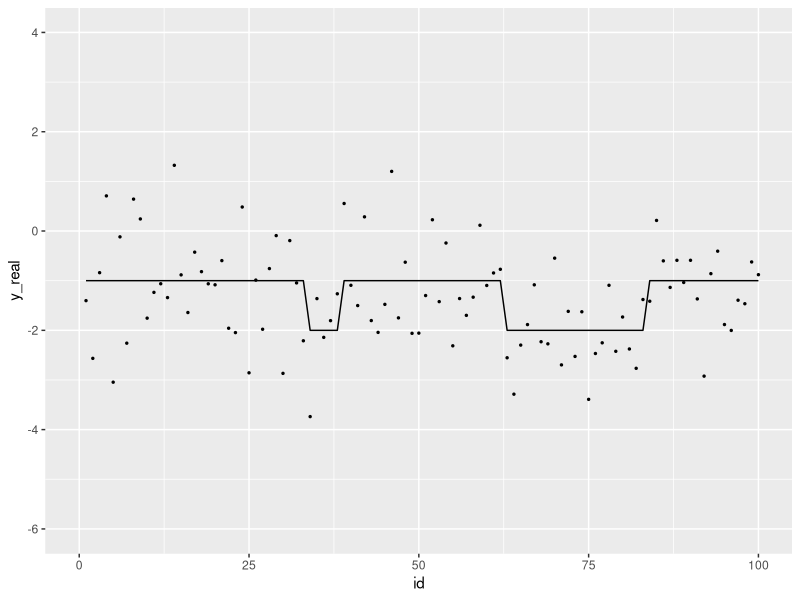
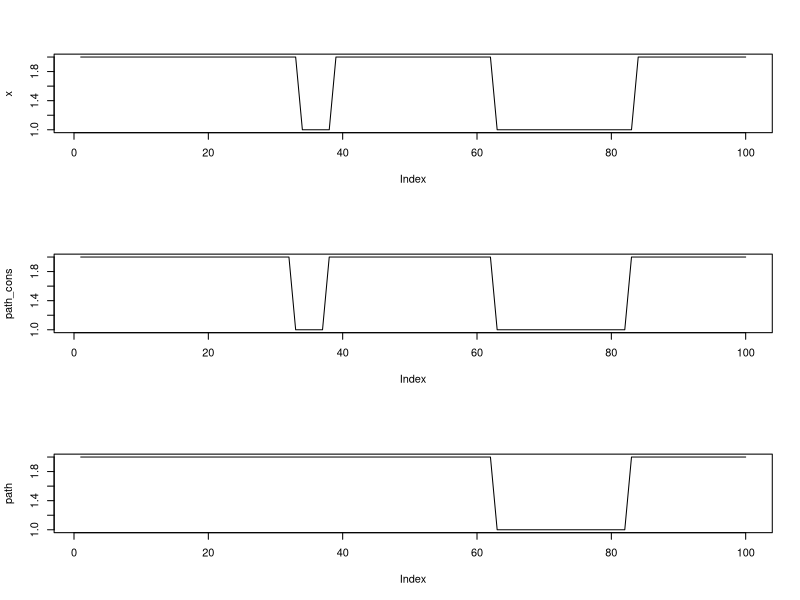
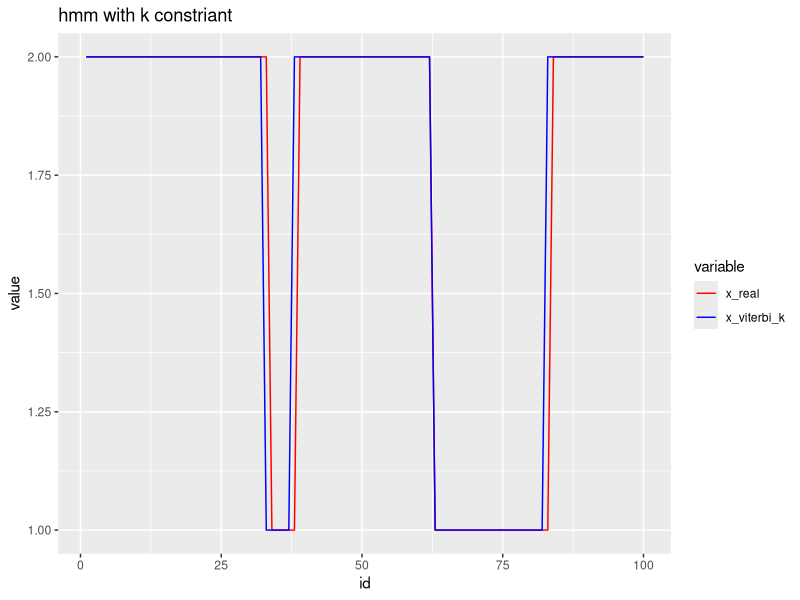
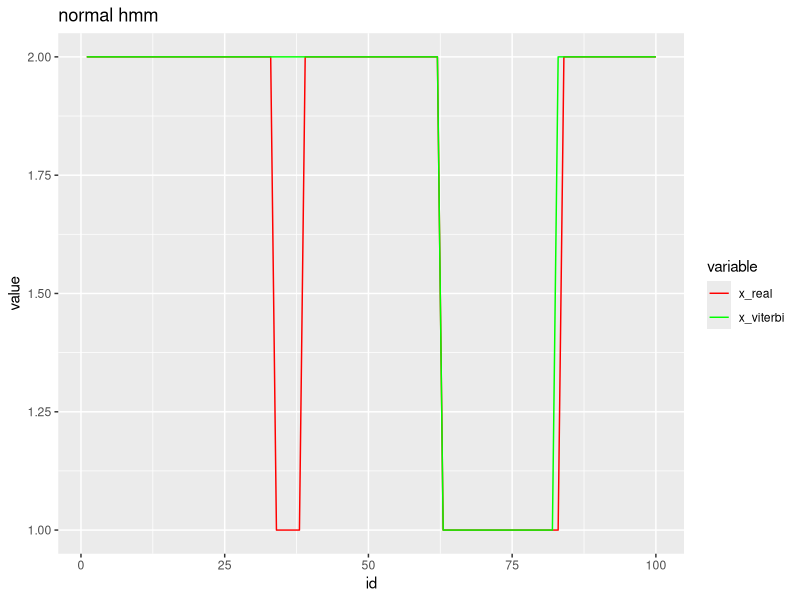
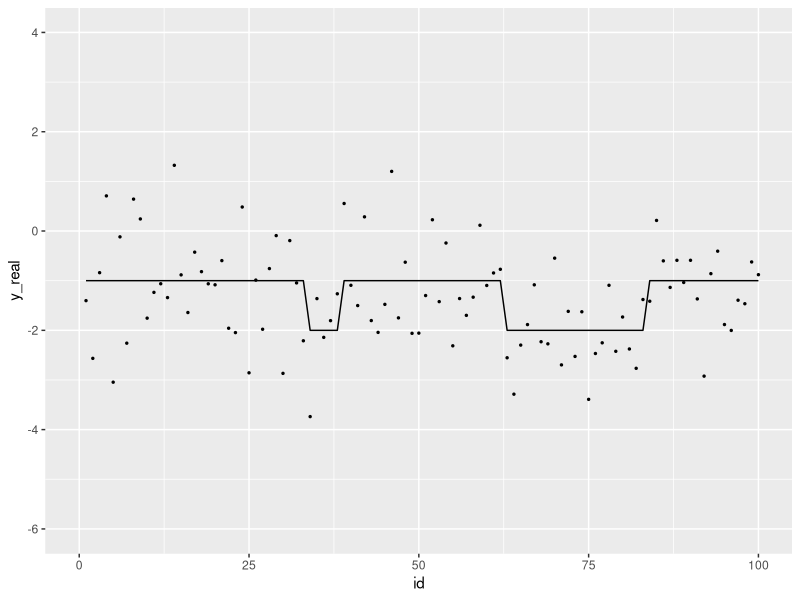
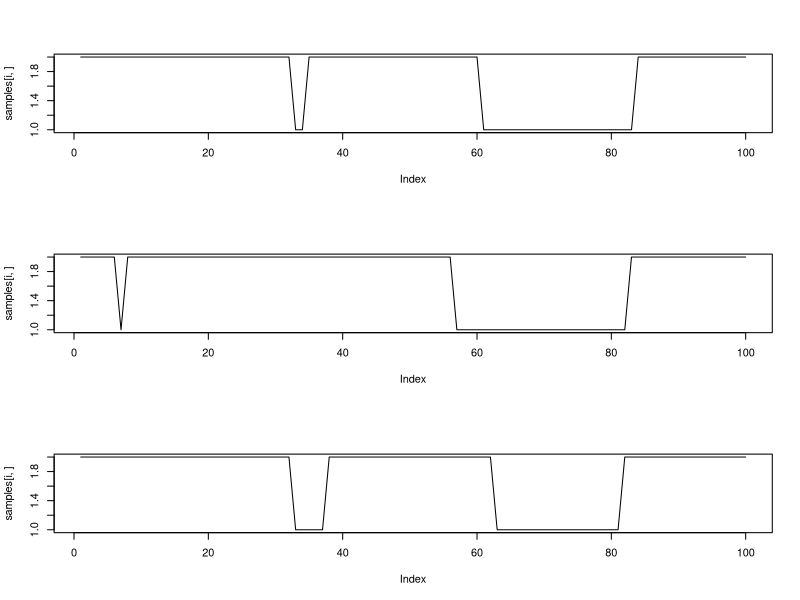
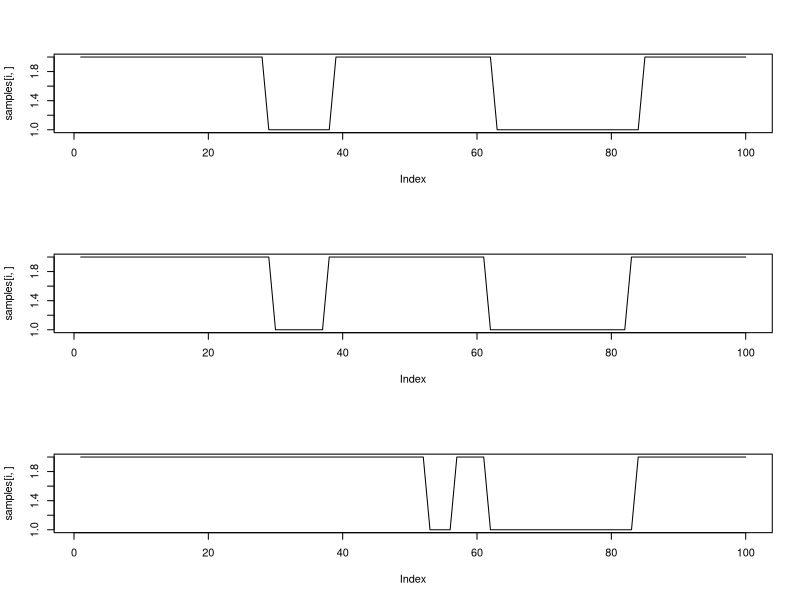
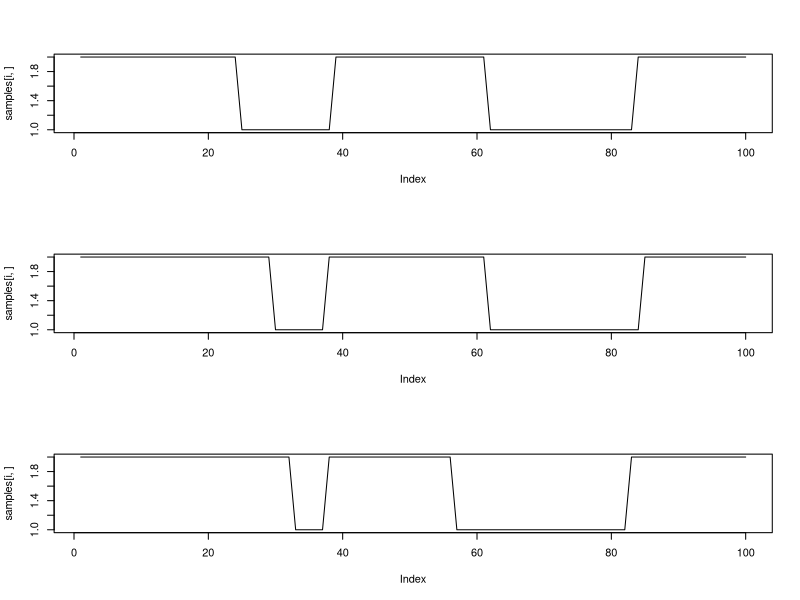

The R script that drew these images, in order:
## ---- chunk 1
library(ggplot2)
library(reshape2)
library(matrixStats)
## ---- chunk 2
## simulate one observed sequence y with hidden state x 
set.seed(100)
transMtx = matrix(c(0.98,0.015,0.005,
                     0.05,0.98,0.015,
                     0.015,0.005,0.98),byrow = TRUE,ncol = 3)   ## transition matrix; 3 hidden states
pi = c(0,0.95,0.05)  ## intial probability
mu = c(-2,-1,1)      ## mean values for 3 hidden states
sigma = rep(0.9,3)   ## variance

T = 100              ## length of sequence
M = dim(transMtx)[1] ## number of hidden states

x = rep(NA,T)
x[1] = sample(1:M,1,prob = pi)                   ## first hidden state
for (i in 2:T){
  x[i] = sample(1:M,1,prob = transMtx[x[i-1],])  ## remaining hidden states
}

y = rep(NA,T); y_real = rep(NA,T)
for (i in 1:T){
  idx = x[i]
  y_real[i] = mu[idx]
  y[i] = rnorm(1,y_real[i],sigma[idx])           ## add gaussian noise
}

## plot the sequence 
dat = data.frame(id = 1:T, x = x, y = y, y_real = y_real)
p <- ggplot(dat,aes(x = id, y = y_real))+
  geom_line()+
  geom_point(aes(x = id, y = y),size = 0.5)+
  xlim(0,T)+
  ylim(-6,4)
p

NumberofSegments = length(rle(x)$value) ## number of segments 
NumberofSegments
## ---- chunk 3
# Traditional Viterbi algorithm and Backward algorithm
## T: length of obs; N: num of obs; M: num of hidden states
## obs: T * 1
## transMtx: M * M
## emisMtx: M * N
## pi: start prob, M * 1
my_viterbi_gaussian <- function(obs,mu,sigma,transMtx,pi){
  T = length(obs)
  M = length(pi)
  N = length(mu)
  
  D = array(NA,dim=c(M,T))
  G = array(NA,dim=c(M,T))
  
  G[,1] =  log(dnorm(obs[1],mu,sigma)) + log(pi)
  

  for (j in 2:T){
    py_x = dnorm(obs[j],mu,sigma)
    for (i in 1:M){
      tmp = G[,j-1] + log(transMtx[,i]) + log(py_x[i])
      G[i,j] = max(tmp)
      D[i,j] = which.max(tmp)
    }
  }
  
  return(list("D" = D,"G" = G[,T]))
}

my_backtrace <- function(D,G_T,k){
  M = length(G_T)
  T = dim(D)[2]
  x = rep(NA,T)

  
  x[T] = which.max(G_T)

  for (t in (T-1):1){
    x[t] = D[x[t+1],t+1]
  }
  return(x)
}
## ---- chunk 4
# Viterbi algorithm with k-segment constraint
## T: length of sequence; N: num of class of observed; M: num of hidden states
## obs: T * 1
## transMtx: M * M
## emisMtx: M * N
## pi: intial prob, M * 1
my_viterbi_constraint <- function(obs,mu,sigma,transMtx,pi){
  T = length(obs)
  M = length(pi)
  
  D = array(NA,dim=c(M,T,T))                         ## D matrix; record the path; used in backtrace;
  ## meaning of indexes: state, number of segments, location of observation
 
  G_current = matrix(NA,ncol = T, nrow = M)          ## G matrix
  ## G[a,b] means log probability of the most probable state sequence with b number of segments and the last state is a 
  transMtx_NoDiag = transMtx - diag(diag(transMtx))
  
  G1 =  dnorm(obs[1],mu,sigma,log = TRUE) + log(pi)  ## log probability of first observation
  
  lpy_x = dnorm(obs[2],mu,sigma,log=TRUE)

  G_current[,1] = G1 + log(diag(transMtx)) + lpy_x   ## log prob of no transition
  for (i in 1:M){
    tmp = G1 + log(transMtx_NoDiag[,i]) + lpy_x[i]   ## log prob with transition
    G_current[i,2] = max(tmp)                        ## find the most probable path
    D[i, 1, 2] = i                                   ## store the origin of the path
    D[i, 2, 2] = which.max(tmp)
  }
  
  for (s in 3:T){                                    ## s: location of the observation
    lpy_x = dnorm(obs[s],mu,sigma,log = TRUE)

    G_pre = G_current
    # update G matrix
    # k: number of segment
    
    ## k = 1
    G_current[,1] = G_pre[,1] + log(diag(transMtx)) + lpy_x
    D[,1,s] = 1:M

    ## k = 2 to s-1
    for (k in 2:(s-1)){
      for (i in 1:M){
        ## calculate the log probabilities from 3 previous possible states
        tmp = G_pre[,c(k-1,k)] + cbind(log(transMtx_NoDiag[,i]),log(diag(diag(transMtx))[,i])) + lpy_x[i]
        G_current[i,k] = max(tmp)
        D[i,k,s] = which.max(tmp)
      }
    }
    ## k = s
    for (i in 1:M){
      tmp = G_pre[,s-1] + log(transMtx_NoDiag[,i]) + lpy_x[i]
      G_current[i,s] = max(tmp)
      D[i,s,s] = which.max(tmp)
    }
  }
  
  return(list("D" = D,"G" = G_current))
  }

## Backtrace the most probable path
## D: D matrix from my_viterbi_constraint()
## G: G matrix from my_viterbi_constraint()
## k: number of segments
my_backtrace_constraint <- function(D,G,k){
  M = dim(G)[1]
  T = dim(D)[3]
  x = rep(NA,T)

  ## the most probale state of the last postion
  x[T] = ifelse(which.max(G[,k])<=M,which.max(G[,k]),which.max(G[,k])-M)
  ## backtrace using D matrix
  for (t in (T-1):1){
    x[t] = ifelse(D[x[t+1],k,t+1] <= M, D[x[t+1],k,t+1], D[x[t+1],k,t+1]-M)
    k = k - (x[t] != x[t+1])
  }
  return(x)
}
## ---- chunk 5
## test result with k-segment constraint
result_cons = my_viterbi_constraint(y,mu,sigma,transMtx,pi)
path_cons = my_backtrace_constraint(result_cons$D,result_cons$G,NumberofSegments)
## test result with normal hmm algorithm
result = my_viterbi_gaussian(y,mu,sigma,transMtx,pi)
path = my_backtrace(result$D,result$G)

# plot the result
# plot 1
par(mfrow = c(3,1))
plot(x,type="l"); plot(path_cons,type = "l");plot(path,type = "l")

# plot 2 
datcomp = data.frame(id = 1:T,x_real = x,x_viterbi_k = path_cons)
datm = melt(datcomp,id.vars = 1)
p1 <- ggplot(datm,aes(x = id, y = value))+
  geom_line(aes( color = variable,group = variable))+
  scale_color_manual(values = c("red","blue"),labels = c("x_real","x_viterbi_k")) + 
  ggtitle("hmm with k constriant")

datcomp = data.frame(id = 1:T,x_real = x,x_viterbi = path)
datm = melt(datcomp,id.vars = 1)
p2 <- ggplot(datm,aes(x = id, y = value))+
  geom_line(aes( color = variable,group = variable))+
  scale_color_manual(values = c("red","green"),labels = c("x_real","x_viterbi")) +
   ggtitle("normal hmm")
p1;p2;
## ---- chunk 6
## forward algorithm; aka alpha message
## T: length of sequence; N: num of class of observed; M: num of hidden states
## obs: T * 1
## transMtx: M * M
## emisMtx: M * N
## pi: intial prob, M * 1
## return log alpha message
lmy_forward_constraint <- function(obs,mu,sigma,transMtx,pi,kmax){
  T = length(obs)
  M = length(pi)
  
  ## lA[a,b,c]: alpha message with b segments at location c as state a
  lA = array(NA,dim=c(M,kmax,T))
  transMtx_NoDiag = transMtx - diag(diag(transMtx))
  lpy_x = mapply(obs,FUN = function(x) dnorm(x,mu,sigma,log = TRUE))
  
  # upadte lA 
  ## first observation
  lA[,1,1] =  lpy_x[,1] + log(pi)
  
  ## observation 2:T
  for (s in 2:T){
    ## k = 1
    lA[,1,s] = lA[,1,s-1] + log(diag(transMtx)) + lpy_x[,s]
  }
  if (kmax == 1){ return(lA) }
    ## k=2 to k=kmax
  for (k in 2:kmax){
    ## k = k at position k
    for (i in 1:M) { lA[i,k,k] = logSumExp(lA[,k-1,k-1] + log(transMtx_NoDiag[,i])) + lpy_x[i,k] } 
    
    if( k < T ){
      for (s in (k+1):T){
        for (i in 1:M){
          tmp = lA[,c(k-1,k),(s-1)] + log(cbind(transMtx_NoDiag[,i],diag(diag(transMtx))[,i]))
          lA[i,k,s] = logSumExp(tmp) + lpy_x[i,s]
        }
      }
    }
  }
  
  return(lA)
}
## ---- chunk 7
## backward algorithm; aka beta message
## T: length of obs; N: num of obs; M: num of hidden states
## obs: T * 1
## transMtx: M * M
## emisMtx: M * N
## pi: start prob, M * 1
## return: log beta message
lmy_backward_constraint <- function(obs,mu,sigma,transMtx,pi,kmax){
  T = length(obs)
  M = length(pi)
  
  lB = array(NA,dim=c(M,kmax,T))
  transMtx_NoDiag = transMtx - diag(diag(transMtx))
  lpy_x = mapply(obs,FUN = function(x) dnorm(x,mu,sigma,log = TRUE))
  
  # initilization
  lB[,,T] = 0
  
  for (s in (T-1):kmax){
    lB[,kmax,s] = lB[,kmax,s+1] + log(diag(transMtx)) + lpy_x[,s+1]
  }
  if (kmax == 1){ return(lB) }
  
  for (k in (kmax-1):1){
    for (s in (T-1):k){
      for (i in 1:M){
        tmp = lB[,c(k,k+1),s+1] + log(cbind(diag(diag(transMtx))[,i],transMtx_NoDiag[i,])) + cbind(lpy_x[,s+1],lpy_x[,s+1])
        lB[i,k,s] = logSumExp(tmp)
      }
    }
  }

  return(lB)
}
## ---- chunk 8
lA = lmy_forward_constraint(y,mu,sigma,transMtx,pi,5)
lB = lmy_backward_constraint(y,mu,sigma,transMtx,pi,5)
lprob = lA +lB

# functions below are defined at the end of this document; used for benchmark
#A = my_forward_constraint(y,mu,sigma,transMtx,pi)
#B = my_backward_constraint(y,mu,sigma,transMtx,pi)
#prob = A * B

#sum(prob[,,T]);sum(prob[,,1],na.rm = TRUE)
## ---- chunk 9
transMtx = matrix(c(0.98,0.015,0.005,
                     0.05,0.98,0.015,
                     0.015,0.005,0.98),byrow = TRUE,ncol = 3)
pi = c(0,0.95,0.05)
mu = c(-2,-1,1)
sigma = rep(0.2,3)

D = 10       ## number of sequences to be generated
T = 100
KMAX = 1

N = length(mu)
M = dim(transMtx)[1]

seqs = c()
for (i in 1:D){
  x = rep(NA,T)
  x[1] = sample(1:M,1,prob = pi)
  for (i in 2:T){
    x[i] = sample(1:M,1,prob = transMtx[x[i-1],])
  }
  KMAX = ifelse(length(rle(x)$value)>KMAX,length(rle(x)$value),KMAX)
  y = rep(NA,T); y_real = rep(NA,T)
  for (i in 1:T){
    idx = x[i]
    y_real[i] = mu[idx]
    y[i] = rnorm(1,y_real[i],sigma[idx])
  }
  seqs = rbind(seqs,y)
}
## maximum number of segments among all sequences
KMAX
## ---- chunk 10
# part of EM algorithm; used to calculate log Pr(x_n|s_N <= k, y) and log Pr(x_{n-1},x_n | s_N <= k,y)
# for single sequence
## seq: observed sequence
## M: number of hidden states
## mu: mean of hidden states
## sigma: sigma of hidden states
## pi: intial probabilities
## kmax: maximum number of segments
my_em_constraint_single = function(seq, M,mu,sigma,pi,transMtx,kmax){
  T = length(seq)
  ## calcualte p(x)
  lPX = array(NA,dim=c(M,T))    ## log Pr(x_n|s_N <= k, y)
  lA = lmy_forward_constraint(obs=seq,mu = mu,sigma = sigma, transMtx = transMtx, pi = pi,kmax = kmax)
  lB = lmy_backward_constraint(obs=seq,mu = mu,sigma = sigma, transMtx = transMtx, pi = pi,kmax = kmax)
  lprob = lA + lB
  llk = logSumExp(lprob[,,T])
  
  for (k in 1:T){
    for (i in 1:M){
      lPX[i,k] = logSumExp(lprob[i,,k]-llk,na.rm = TRUE)
    }
  }
  
  ## calculate pxx
  transMtx_NoDiag = transMtx - diag(diag(transMtx))
  lPXX = array(NA,dim = c(M,M,T))  ## log Pr(x_{n-1},x_n | s_N <= k,y)
  for (k in 2:T){
    lpy_x = dnorm(seq[k],mu,sigma,log = TRUE)
    
    ## xn = xn-1 and sn = sn-1
    tmp = apply(lA[,,k-1],2,function(x) x + lpy_x + log(diag(transMtx))) + lB[,,k]
    for (i in 1:M){
      lPXX[i,i,k] = logSumExp(tmp[i,]-llk,na.rm = TRUE)
    }
    
    ## xn != xn-1 and sn = sn-1 + 1
    for (j in 1:M){
      for (i in 1:M){
        if( i != j){
          tmp = lA[i,-kmax,k-1] + log(transMtx_NoDiag[i,j]) + lpy_x[j] + lB[j,-1,k]
          lPXX[i,j,k] = logSumExp(tmp-llk,na.rm = TRUE)
        }
      }
    }
  }
  return(list("lPX" = lPX,"lPXX" = lPXX,"LLK"=llk))
}
## ---- chunk 11
# EM algorithm with k constraint
my_em_constraint= function(seqs, M,mu_init = runif(N,min = min(seqs),max = max(seqs)),sigma_init = rep(runif(1,0,1),M),kmax = 10){
  T = dim(seqs)[2] ; D = dim(seqs)[1]
  pi = runif(3); pi = pi/sum(pi);
  transMtx = matrix(runif(M*M),ncol = M); transMtx = t(apply(transMtx,1,function(x) x/sum(x)))
  mu = mu_init
  sigma = sigma_init

  ## intialization
  iter = 0
  epsilon = 1e-8       ## threshold
  llk_pre = -100000000; llk_current = -1000000
  
  ## run EM
  while(llk_current - llk_pre > epsilon){
    llk_pre = llk_current
    sum_pi = rep(0,M); sum_xx2 = matrix(0,nrow = M,ncol = M); sum_x2 = rep(0,M); sum_xy1 = matrix(0,nrow = M, ncol=N); sum_x1 = rep(0,M);
    sum_xy_mean = rep(0,N); sum_xy_sq = rep(0,N)
    llk_current = 0;
    
    for (num in 1:D){
      seq = seqs[num,]
      output = my_em_constraint_single(seq = seq,M = M,mu = mu,sigma = sigma,pi = pi,transMtx = transMtx,kmax = kmax)
      
      llk_current = llk_current + output$LLK
      #print(output$LLK)
      
      sum_pi = sum_pi + exp(output$lPX[,1]); 
      sum_xx2 = sum_xx2 + rowSums(exp(output$lPXX),dims = 2,na.rm = TRUE);
      sum_x2 = sum_x2 + exp(apply(output$lPX[,-T],1,logSumExp));
      sum_x1 = sum_x1 + exp(apply(output$lPX,1,logSumExp));
      sum_xy_mean = sum_xy_mean + exp(output$lPX) %*% matrix(seq,ncol = 1)
      sum_xy_sq = sum_xy_sq + apply(exp(output$lPX) * (matrix(seq,ncol = T,nrow = M,byrow = TRUE) - matrix(mu,ncol = T,nrow = M))^2,1,sum)
    }
    
    pi = sum_pi/D                     ## update pi
    transMtx = sum_xx2/sum_x2         ## update transMtx
    mu = sum_xy_mean / sum_x1         ## update mu
    sigma = sqrt(sum_xy_sq / sum_x1)  ## update sigma
    iter = iter + 1
    print(paste(c("Iteration",iter,"end")))
  }
  
  return(list("pi"=pi,"transMtx"=transMtx,"mu" = mu,"sigma" = sigma,"llk"=llk_current,"iter"=iter))
}
## ---- chunk 12
resultem = my_em_constraint(seqs,3,kmax = KMAX)
resultem
## ---- chunk 13
## simulate one observed sequence y with hidden state x 
set.seed(100)
transMtx = matrix(c(0.98,0.015,0.005,
                     0.05,0.98,0.015,
                     0.015,0.005,0.98),byrow = TRUE,ncol = 3)   ## transition matrix; 3 hidden states
pi = c(0,0.95,0.05)  ## intial probability
mu = c(-2,-1,1)      ## mean values for 3 hidden states
sigma = rep(0.9,3)   ## variance

T = 100              ## length of sequence
M = dim(transMtx)[1] ## number of hidden states

x = rep(NA,T)
x[1] = sample(1:M,1,prob = pi)                   ## first hidden state
for (i in 2:T){
  x[i] = sample(1:M,1,prob = transMtx[x[i-1],])  ## remaining hidden states
}

y = rep(NA,T); y_real = rep(NA,T)
for (i in 1:T){
  idx = x[i]
  y_real[i] = mu[idx]
  y[i] = rnorm(1,y_real[i],sigma[idx])           ## add gaussian noise
}

## plot the sequence 
dat = data.frame(id = 1:T, x = x, y = y, y_real = y_real)
p <- ggplot(dat,aes(x = id, y = y_real))+
  geom_line()+
  geom_point(aes(x = id, y = y),size = 0.5)+
  xlim(0,T)+
  ylim(-6,4)
p

NumberofSegments = length(rle(x)$value) ## number of segments 
NumberofSegments
## ---- chunk 14
# Forward filtering backward sampling algorithm for k constraint hmm
my_path_sampling = function(obs,mu,sigma,transMtx,pi,SamplesNum,kseg){
  T = length(obs)
  M = length(pi)
  N = length(mu)
  samples_x = array(NA,dim=c(SamplesNum,T))
  success = 0
  
  transMtx_NoDiag = transMtx - diag(diag(transMtx))
  lA = lmy_forward_constraint(obs,mu,sigma,transMtx,pi,kseg)
  
  while(success<SamplesNum){
    x = rep(NA,T); s = kseg;
    x[T] = sample(1:M,1,prob = exp(lA[,kseg,T]))
    for (j in (T-1):1){
      if(j>=s){
        if(s == 1){
          x[j] = x[j+1]
        }else{
          prob = exp(lA[,c(s-1,s),j]) * cbind(transMtx_NoDiag[,x[j+1]],diag(diag(transMtx))[,x[j+1]])
          tmp = sample(1:length(prob),1,prob = c(prob))
          x[j] = ifelse(tmp <= M,tmp,tmp-M)
          s = s - (x[j] != x[j+1])
        }
      }
    }
    if(!is.na(x[1])){
      success = success+1
      samples_x[success,] = x
    }
  }
  
  return(samples_x)
}
## ---- chunk 15
## path sampling using FFBS
samples = my_path_sampling(y,mu,sigma,transMtx,pi,10,NumberofSegments)

# plot 1
par(mfrow = c(3,1))
for (i in 1:dim(samples)[1]){
  plot(samples[i,],type="l")
}

#plot 2
datcomp = data.frame(id = 1:T,x = t(samples))
library(reshape2)
datm = melt(datcomp,id.vars = 1)
p <- ggplot(datm,aes(x = id, y = value))+
  geom_line()
p
## ---- chunk 16
my_forward_constraint <- function(obs,mu,sigma,transMtx,pi){
  T = length(obs)
  M = length(pi)
  
  A = array(NA,dim=c(M,T,T))
  transMtx_NoDiag = transMtx - diag(diag(transMtx))
  
  A[,1,1] =  dnorm(obs[1],mu,sigma) * pi
  #A[,,1] = A[,,1] / sum(A[,,1],na.rm = TRUE)
  
  py_x = dnorm(obs[2],mu,sigma)
  A[,1,2] = A[,1,1] * diag(transMtx) * py_x
  for (i in 1:M){
    tmp = A[,1,1] * transMtx_NoDiag[,i]
    A[i,2,2] = sum(tmp) * py_x[i]
  }
  #A[,,2] = A[,,2] / sum(A[,,2],na.rm = TRUE)
  
  for (s in 3:T){
    py_x = dnorm(obs[s],mu,sigma)

    ## k = 1
    A[,1,s] = A[,1,s-1] * diag(transMtx) * py_x


    ## k = 2 to s-1
    for (k in 2:(s-1)){
      for (i in 1:M){
        tmp = A[,c(k-1,k),s-1] * cbind(transMtx_NoDiag[,i],diag(diag(transMtx))[,i])
        A[i,k,s] = sum(tmp) * py_x[i] 
      }
    }
    ## k = s
    for (i in 1:M){
      tmp = A[,s-1,s-1] * transMtx_NoDiag[,i]
      A[i,s,s] = sum(tmp) * py_x[i]
    }
    #A[,,s] = A[,,s] / sum(A[,,s],na.rm = TRUE)
  }
  
  
  return(A)
}
## ---- chunk 17
my_backward_constraint <- function(obs,mu,sigma,transMtx,pi){
  T = length(obs)
  M = length(pi)
  
  B = array(NA,dim=c(M,T,T))
  transMtx_NoDiag = transMtx - diag(diag(transMtx))
  
  B[,,T] = B[,,T] ^ 0
  
  for (s in (T-1):1){
    
    py_x_p1 = dnorm(obs[s+1],mu,sigma)
    
    for (k in s:1){
      for (i in 1:M){
        tmp = B[,c(k,k+1),s+1] * cbind(diag(diag(transMtx))[,i],transMtx_NoDiag[i,]) * cbind(py_x_p1,py_x_p1)
        B[i,k,s] = sum(tmp)
      }
    }
  }
  
  return(B)
}
